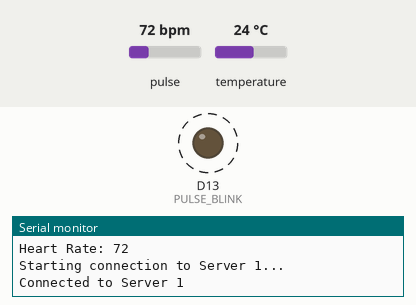
This sketch was run on a simulated Arduino MKR. On the bench: output pins drawn as LEDs (lit = HIGH), the last lines printed to the serial monitor. Dashed ring = blinking. Inputs (shaded band) come from the test bench; at power-on: pulse 72 bpm, temperature 24 °C. WiFi joins after 1.5 s; servers stay silent unless stated; uploads are accepted with an empty reply.

Above: at 12.14 s.
12.8 s: pulse set to 158 bpm
At 13.0 s:
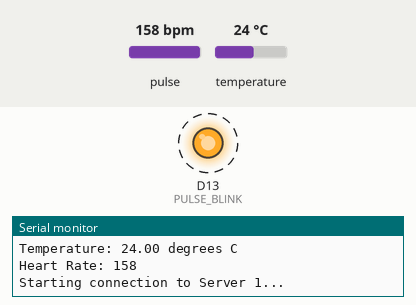
16.5 s: pulse set to 42 bpm
At 17.9 s:
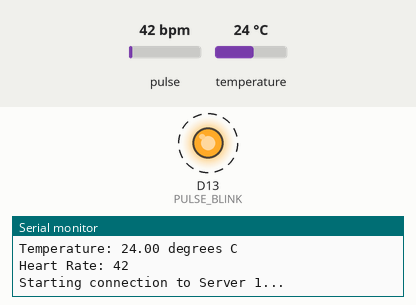
Timing chart, 0 to 24.1 s (numbered marks = the images above; inputs shaded):
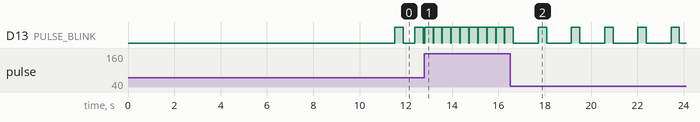

Measured:
- after the input at 12.8 s, D13 (PULSE_BLINK): alternates HIGH for 0.36 s and LOW for 0.02 s, starting at once
- after the input at 16.5 s, D13 (PULSE_BLINK): alternates HIGH for 0.36 s and LOW for 1.1 s, starting after 1.2 s
- by itself, D13 (PULSE_BLINK): alternates HIGH for 0.36 s and LOW for 0.49 s

The sketch:

harness.ino
```cpp
// (licence header left out)
/*
   Every Sketch that uses the PulseSensor Playground must
   define USE_ARDUINO_INTERRUPTS before including PulseSensorPlayground.h.
   Here, #define USE_ARDUINO_INTERRUPTS false tells the library to
   not use interrupts to read data from the PulseSensor.

   If you want to use interrupts, simply change the line below
   to read:
     #define USE_ARDUINO_INTERRUPTS true

   Set US_PS_INTERRUPTS to false if either
   1) Your Arduino platform's interrupts aren't yet supported
   by PulseSensor Playground, or
   2) You don't wish to use interrupts because of the side effects.

   NOTE: if US_PS_INTERRUPTS is false, your Sketch must
   call pulse.sawNewSample() at least once every 2 milliseconds
   to accurately read the PulseSensor signal.
*/
#define USE_ARDUINO_INTERRUPTS false
#include <PulseSensorPlayground.h>
#include <SPI.h>
#include <WiFi101.h>
#include <Adafruit_SSD1306.h>
#include <Adafruit_Sensor.h>
#include <Adafruit_TMP117.h>
#include <Wire.h>
#include "arduino_secrets.h"

/* Temperature */
Adafruit_TMP117 tmp117;

/*

   The format of our output.

   Set this to PROCESSING_VISUALIZER if you're going to run
    the Processing Visualizer Sketch.
    See https://github.com/WorldFamousElectronics/PulseSensor_Amped_Processing_Visualizer

   Set this to SERIAL_PLOTTER if you're going to run
    the Arduino IDE's Serial Plotter.
*/
const int OUTPUT_TYPE = SERIAL_PLOTTER;

/*
   Pinout:
     PULSE_INPUT = Analog Input. Connected to the pulse sensor
      purple (signal) wire.
     PULSE_BLINK = digital Output. Connected to an LED (and 220 ohm resistor)
      that will flash on each detected pulse.
     PULSE_FADE = digital Output. PWM pin onnected to an LED (and resistor)
      that will smoothly fade with each pulse.
      NOTE: PULSE_FADE must be a pin that supports PWM.
       If USE_INTERRUPTS is true, Do not use pin 9 or 10 for PULSE_FADE,
       because those pins' PWM interferes with the sample timer.
*/
const int PULSE_INPUT = A0;
const int PULSE_BLINK = 13; // Pin 13 is the on-board LED
const int PULSE_FADE = 5;
const int THRESHOLD = 550; // Adjust this number to avoid noise when idle

/*
   samplesUntilReport = the number of samples remaining to read
   until we want to report a sample over the serial connection.

   We want to report a sample value over the serial port
   only once every 20 milliseconds (10 samples) to avoid
   doing Serial output faster than the Arduino can send.
*/
byte samplesUntilReport;
const byte SAMPLES_PER_SERIAL_SAMPLE = 10;

/* All the PulseSensor Playground functions. */
PulseSensorPlayground pulseSensor;

/* Temperature */
float temperature;

/* HRV ANALYSIS */
const String participant = "Cooper";
String stressLevel = "Okay";
int movingAvgIBI[10];
int baselineIBI = 471;
int count = 0;

/* Dog Appeasing Pheromones */
bool DAP = false;

/* WIFI SETUP */

char ssid[] = SECRET_SSID;   // your network SSID (name)
char pass[] = SECRET_PASS;   // your network password (use for WPA)
int status = WL_IDLE_STATUS; // the WiFi radio's status

char server1[] = "stress-free-dogs.herokuapp.com";
IPAddress server2(10, 0, 0, 136);

// Initialize the Ethernet client library
// with the IP address and port of the server
// that you want to connect to (port 80 is default for HTTP):
WiFiClient client;

void setup()
{
   // Configure pins for Adafruit ATWINC1500 Feather
   WiFi.setPins(8, 7, 4, 2);

   /*
      Use 115200 baud because that's what the Processing Sketch expects to read,
      and because that speed provides about 11 bytes per millisecond.

      If we used a slower baud rate, we'd likely write bytes faster than
      they can be transmitted, which would mess up the timing
      of readSensor() calls, which would make the pulse measurement
      not work properly.
   */
   Serial.begin(115200);

   // Configure the PulseSensor manager.
   pulseSensor.analogInput(PULSE_INPUT);
   pulseSensor.blinkOnPulse(PULSE_BLINK);
   pulseSensor.fadeOnPulse(PULSE_FADE);

   pulseSensor.setSerial(Serial);
   pulseSensor.setOutputType(OUTPUT_TYPE);
   pulseSensor.setThreshold(THRESHOLD);

   // Skip the first SAMPLES_PER_SERIAL_SAMPLE in the loop().
   samplesUntilReport = SAMPLES_PER_SERIAL_SAMPLE;

   // Now that everything is ready, start reading the PulseSensor signal.
   if (!pulseSensor.begin())
   {
      /*
         PulseSensor initialization failed,
         likely because our Arduino platform interrupts
         aren't supported yet.

         If your Sketch hangs here, try changing USE_PS_INTERRUPT to false.
      */
      for (;;)
      {
         // Flash the led to show things didn't work.
         digitalWrite(PULSE_BLINK, LOW);
         delay(50);
         digitalWrite(PULSE_BLINK, HIGH);
         delay(50);
      }
   }

   // Intialize Temperature Sensor
   if (!tmp117.begin())
   {
      Serial.println("Failed to find TMP117 chip");
      while (1)
      {
         delay(10);
      }
   }
   Serial.println("TMP117 Found!");

   // check for the presence of the shield:
   if (WiFi.status() == WL_NO_SHIELD)
   {
      Serial.println("WiFi shield not present");
      // don't continue:
      while (true)
         ;
   }

   // Attempt to connect to WiFi network:
   while (status != WL_CONNECTED)
   {
      Serial.print("Attempting to connect to SSID: ");
      Serial.println(ssid);
      // Connect to WPA/WPA2 network. Change this line if using open or WEP network:
      status = WiFi.begin(ssid, pass);

      // wait 10 seconds for connection:
      delay(10000);
   }
   Serial.println("Connected to wifi");
   printWiFiStatus();
}

void loop()
{
   // Temperature
   sensors_event_t temp;

   int BPM = pulseSensor.getBeatsPerMinute();
   int IBI = pulseSensor.getInterBeatIntervalMs();

   /*
      See if a sample is ready from the PulseSensor.

      If USE_INTERRUPTS is true, the PulseSensor Playground
      will automatically read and process samples from
      the PulseSensor.

      If USE_INTERRUPTS is false, this call to sawNewSample()
      will, if enough time has passed, read and process a
      sample (analog voltage) from the PulseSensor.
   */
   if (pulseSensor.sawNewSample())
   {
      /*
         Every so often, send the latest Sample.
         We don't print every sample, because our baud rate
         won't support that much I/O.
      */
      if (--samplesUntilReport == (byte)0)
      {
         samplesUntilReport = SAMPLES_PER_SERIAL_SAMPLE;

         /*
            At about the beginning of every heartbeat,
            report the heart rate and inter-beat-interval.
         */
         if (pulseSensor.sawStartOfBeat())
         {
            // Reading temp clears alerts, so read alerts first
            tmp117.getEvent(&temp); // get temperature

            Serial.print("Temperature: ");
            Serial.print(temp.temperature);
            Serial.println(" degrees C");

            BPM = pulseSensor.getBeatsPerMinute();
            IBI = pulseSensor.getInterBeatIntervalMs();

            Serial.print("Heart Rate: ");
            Serial.println(BPM);
            if (count == 10)
            {
               // Add moving average detection for IBI here to indicate stress
               int sumIBI = 0;
               for (int i = 0; i < 10; i++)
               {
                  sumIBI += movingAvgIBI[i];
               }
               int avgIBI = sumIBI / 10;
               Serial.println(avgIBI);
               bool stressed = avgIBI < baselineIBI && temp.temperature < 35 && temp.temperature > 28;
               if (stressed)
               {
                  stressLevel = "Stressed";
                  DAP = true;
                  togglePheromonesOnOff();
                  Serial.println("Pheromone Diffuser On");
                  Serial.println("STATUS: Stress detected");
               }
               else if (!stressed)
               {
                  stressLevel = "Okay";
                  // Only toggle the pheromones off if the diffuser was previously on
                  if (DAP)
                  {
                     togglePheromonesOnOff();
                     Serial.println("Pheromone Diffuser Off");
                  }
                  DAP = false;
                  Serial.println("STATUS: Okay");
               }
               count = -1;
            }

            movingAvgIBI[count] = IBI;
            ++count;
            sendMeasurements(BPM, IBI, temp.temperature, stressLevel, DAP);
         }
      }

      /*******
        Here is a good place to add code that could take up
        to a millisecond or so to run.
      *******/
   }

   /******
      Don't add code here, because it could slow the sampling
      from the PulseSensor.
   ******/
}

/**************************************************************************/
/*                          Print Wifi Status                             */
/**************************************************************************/
void printWiFiStatus()
{
   // print the SSID of the network you're attached to:
   Serial.print("SSID: ");
   Serial.println(WiFi.SSID());

   // print your WiFi shield's IP address:
   IPAddress ip = WiFi.localIP();
   Serial.print("IP Address: ");
   Serial.println(ip);

   // print the received signal strength:
   long rssi = WiFi.RSSI();
   Serial.print("signal strength (RSSI):");
   Serial.print(rssi);
   Serial.println(" dBm");
}

/**************************************************************************/
/*                 Send Measurements to the Server                        */
/**************************************************************************/
void sendMeasurements(int heartRate, int ibi, float temperature, String stressLevel, bool dap)
{
   // Create query string
   String query = "participant=" + participant + "&heartRate=" + heartRate + "&ibi=" + ibi + "&temperature=" + temperature + "&stressLevel=" + stressLevel + "&dap=" + dap;

   Serial.println("\nStarting connection to Server 1...");
   // if you get a connection, report back via serial:
   if (client.connect(server1, 80))
   {
      Serial.println("Connected to Server 1");
      // Make the HTTP GET request:
      client.println("GET /add-data?" + query + " HTTP/1.1");
      client.println("Host: stress-free-dogs.herokuapp.com");
      client.println("Connection: close");
      client.println();
   }

   // if the server's disconnected, stop the client:
   if (!client.connected())
   {
      Serial.println();
      Serial.println("Disconnecting from Server 1.");
      client.stop();
   }
}

/**************************************************************************/
/*                Turn Diffuser On & Off w/ Pheromones                    */
/**************************************************************************/
void togglePheromonesOnOff()
{

   Serial.println("\nStarting connection to Server 2...");
   if (client.connect(server2, 80))
   {
      Serial.println("Connected to Server 2");
      // Make the HTTP GET request:
      client.println("GET /T HTTP/1.1");
      client.println("Host: http://10.0.0.136");
      client.println("Connection: close");
      client.println();
   }

   // if the server's disconnected, stop the client:
   if (!client.connected())
   {
      Serial.println();
      Serial.println("Disconnecting from Server 2.");
      client.stop();
   }
}
```

arduino_secrets.h
```cpp
#define SECRET_SSID "HOME-2275-2.4"
#define SECRET_PASS "393FCD3XCR3P3V93"
```
